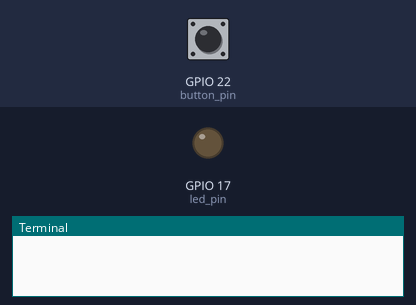
Bench run of a program on a simulated Raspberry Pi (BCM pin numbers). Parts: output pins drawn as LEDs (lit = HIGH), the last lines printed to the terminal. The inputs (shaded band) are chosen by the test bench; at power-on: GPIO 22 (button_pin) LOW.

Above: at 1.2 s.
1.3 s: GPIO 22 (button_pin) pulled HIGH for 0.15 s
At 2.5 s:
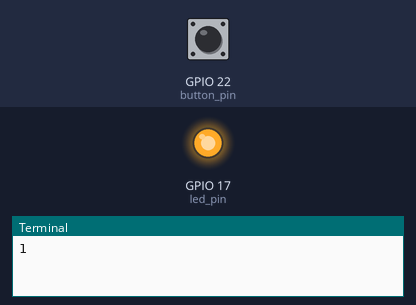
2.9 s: GPIO 22 (button_pin) pulled HIGH for 1 s
At 3.7 s:
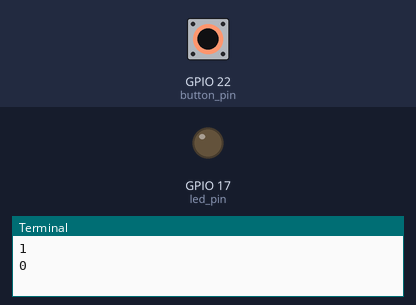
5.4 s: GPIO 22 (button_pin) pulled HIGH for 3.2 s
At 6.8 s:
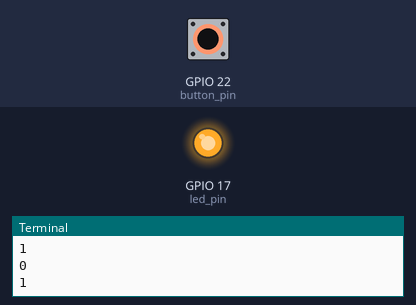
Timing chart, 0 to 8.4 s (numbered marks = the images above; inputs shaded):
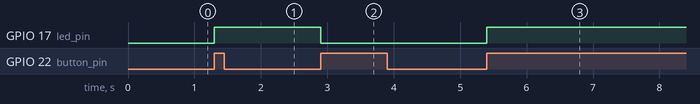

The program:

3_05.py
```python
import RPi.GPIO as GPIO
import time

led_pin=17
button_pin=22

count=0
ledon=0
switch=0
def buttonpress(channel):
    global count
    global ledon
    global switch
    switch=1
    count=count+1
    if count==2:
        count=0
    if count==0:
        ledon=0
    elif count==1:
        ledon=1

GPIO.setmode(GPIO.BCM)
GPIO.setup(led_pin,GPIO.OUT)
GPIO.setup(button_pin,GPIO.IN)
GPIO.add_event_detect(button_pin,GPIO.RISING)
GPIO.add_event_callback(button_pin,buttonpress)

try:
    while 1:
        if switch==1:
            print(count)
            switch=0
            GPIO.output(led_pin,ledon)
            time.sleep(0.01)
except KeyboardInterrupt:
    pass

GPIO.cleanup()
```

Measured:
- after the input at 1.3 s, GPIO 17 (led_pin): LOW → HIGH at once
- after the input at 2.9 s, GPIO 17 (led_pin): HIGH → LOW at once
- after the input at 5.4 s, GPIO 17 (led_pin): LOW → HIGH at once
